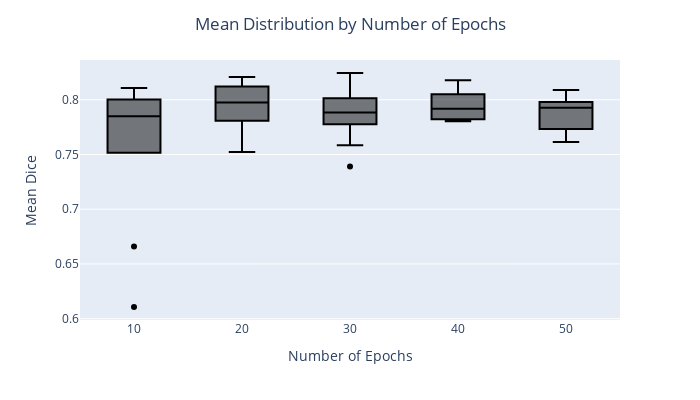

The cell this chart's notebook holds for it:
### Code cell
fig = px.box(df, x='epochs', y='mean', color_discrete_sequence=['black'])
fig.update_layout(title_text='Mean Distribution by Number of Epochs', title_x=0.5)
fig.update_layout(xaxis_title='Number of Epochs', yaxis_title='Mean Dice')
fig.update_layout(height = 400, width = 700)
fig.show()

### Figure 1 — Plotly figure (JSON) as saved in the notebook; plotly's stock layout.template omitted (floating-point values rounded to 4 significant figures)
{"data": [{"alignmentgroup": "True", "hovertemplate": "epochs=%{x}<br>mean=%{y}<extra></extra>", "legendgroup": "", "marker": {"color": "black"}, "name": "", "notched": false, "offsetgroup": "", "orientation": "v", "showlegend": false, "type": "box", "x": [10, 10, 10, 10, 10, 10, 10, 10, 10, 10, 20, 20, 20, 20, 20, 20, 20, 20, 20, 20, 30, 30, 30, 30, 30, 30, 30, 30, 30, 30, 40, 40, 40, 40, 40, 40, 40, 40, 40, 40, 50, 50, 50, 50, 50, 50, 50, 50, 50, 50], "x0": " ", "xaxis": "x", "y": [0.8107, 0.7875, 0.6107, 0.8002, 0.7763, 0.7976, 0.7824, 0.6658, 0.8086, 0.7516, 0.8208, 0.7523, 0.7892, 0.8059, 0.8079, 0.812, 0.8181, 0.7807, 0.7625, 0.7831, 0.79, 0.8008, 0.7391, 0.7868, 0.7585, 0.7776, 0.8013, 0.8244, 0.8127, 0.7828, 0.7823, 0.7894, 0.7892, 0.8049, 0.7985, 0.7804, 0.7941, 0.7821, 0.8073, 0.8177, 0.7949, 0.7914, 0.8089, 0.7682, 0.7613, 0.7994, 0.7942, 0.7732, 0.783, 0.798], "y0": " ", "yaxis": "y"}], "layout": {"boxmode": "group", "height": 400, "legend": {"tracegroupgap": 0}, "margin": {"t": 60}, "title": {"text": "Mean Distribution by Number of Epochs", "x": 0.5}, "width": 700, "xaxis": {"anchor": "y", "domain": [0, 1], "title": {"text": "Number of Epochs"}}, "yaxis": {"anchor": "x", "domain": [0, 1], "title": {"text": "Mean Dice"}}}}
